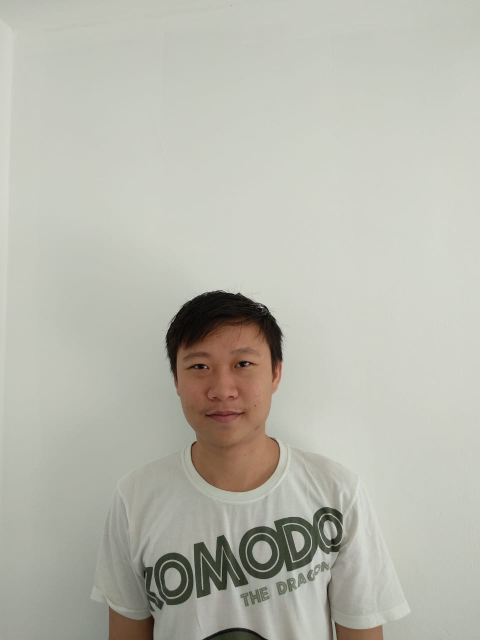
#> input picture notebooks/agus2.jpeg, 960 x 1280 px (shown at 1/2 size)
$ jupyter execute --allow-errors 'Haar like features.ipynb'
#> lines starting #> are read from the running program, lines starting #| are printed output that depends on the picture; after the words box and inside, x2 and y2 are one past the last pixel; in counts of white or black regions, pixels touching at a corner belong together
[cell 1]
from PIL import Image
import numpy as np
import os
from pylab import *

[cell 2]
image = array(Image.open('agus2.jpeg').resize((300, 400)))
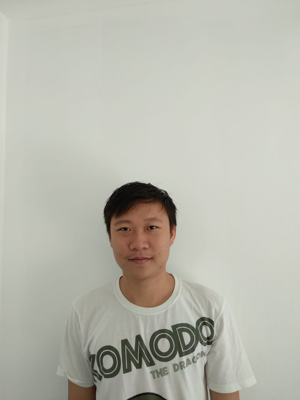
#> image: shape (400, 300, 3); mean R, G, B 184.3, 184.2, 173.8
Image.fromarray(image)

[cell 3]
image_new = image.copy()
for idx_row, row in enumerate(image):
    for idx_col, column in enumerate(row):
        image_new[idx_row][idx_col][0] = 0.299 * image[idx_row][idx_col][0] + 0.587 * image[idx_row][idx_col][1] + 0.114 * image[idx_row][idx_col][2]
        image_new[idx_row][idx_col][1] = 128 - 0.169 * image[idx_row][idx_col][0] - 0.331 * image[idx_row][idx_col][1] + 0.5 * image[idx_row][idx_col][2]
        image_new[idx_row][idx_col][2] = 128 + 0.5 * image[idx_row][idx_col][0] - 0.419 * image[idx_row][idx_col][1] - 0.081 * image[idx_row][idx_col][2]
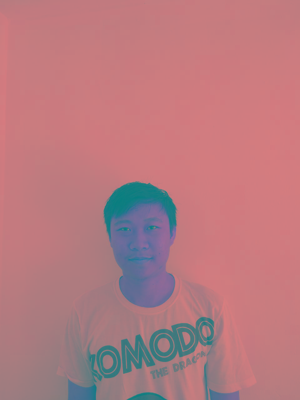
#> image_new: shape (400, 300, 3); mean R, G, B 182.6, 122.5, 128.5

[cell 4]
# ( Y > 50)and (Y < 175) and
#  ( Cb > 90)and (Cb < 120) and ……….. (4)
#  ( Cr > 140)and (Cr < 165) and
#  ( Cr > 𝐶b)and (Cr − Cb > 15)
def isSkinColor(pixel):
    return pixel[0] > 80 and pixel[1] > 85 and pixel[1] < 135 and pixel[2] > 135 and pixel[2] < 180
#     return pixel[0] > 50 and pixel[0] < 175 and pixel[1] > 90 and pixel[1] < 120 and pixel[2] > 140 and pixel[2] < 165 and pixel[2] > pixel[1] and pixel[2] - pixel[1] > 15

[cell 5]
Image.fromarray(image_new)

[cell 6]
image_face = image_new.copy()

[cell 7]
for idx_row, row in enumerate(image_face):
    for idx_col, col in enumerate(row):
        if isSkinColor(col):
            image_face[idx_row][idx_col] = 255
        else:
            image_face[idx_row][idx_col] = 0
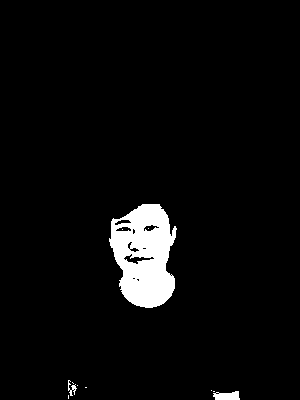
#> image_face: shape (400, 300, 3); 4.3% white; 11 white regions (8 under 20 px), largest, box (x1, y1, x2, y2) and area: (109, 204, 177, 308) 4873, (213, 391, 240, 400) 188, (68, 380, 77, 396) 60

[cell 8]
image = Image.fromarray(image_face).convert('L')

[cell 9]
image_arr = array(image)

[cell 10]
image_arr.shape
#> Out = (400, 300)

[cell 11]
Image.fromarray(image_arr)

[cell 12]
def flood_fill(image_arr, row_start, col_start):
    global min_x, min_y, max_x, max_y
    if (row_start < image_arr.shape[0] and col_start < image_arr.shape[1]):
        if (image_arr[row_start][col_start] == 255):
            if (row_start < min_y):
                min_y = row_start
            if (row_start > max_y):
                max_y = row_start
            if (col_start < min_x):
                min_x = col_start
            if (col_start > max_x):
                max_x = col_start

            image_arr[row_start][col_start] = 0
            flood_fill(image_arr, row_start + 1, col_start) # bottom
            flood_fill(image_arr, row_start - 1, col_start) # top
            flood_fill(image_arr, row_start, col_start + 1) # right
            flood_fill(image_arr, row_start, col_start - 1) # left
            flood_fill(image_arr, row_start - 1, col_start - 1) # upper left
            flood_fill(image_arr, row_start - 1, col_start + 1) # upper right
            flood_fill(image_arr, row_start + 1, col_start - 1) # bottom left
            flood_fill(image_arr, row_start + 1, col_start + 1) # bottom right

[cell 13]
candidate_face = []
#> (the rest of this cell did not finish here and is left out)

[cell 14]
Image.fromarray(image_face)

[cell 15]
def filter_with_ratio(candidate_face):
    result = []
    for min_col, max_col, min_row, max_row in candidate_face:
        width = max_col - min_col
        height = max_row - min_row
        if width != 0:
            ratio = height / width
            if (ratio >= 1.5 and ratio <= 2.8):
                result.append((min_col, max_col, min_row, max_row))

    return result

[cell 16]
ratio_filter_result = filter_with_ratio(candidate_face)

[cell 17]
for min_col, max_col, min_row, max_row in ratio_filter_result:
    x = [min_col, max_col, max_col, min_col, min_col]
    y = [min_row, min_row, max_row, max_row, min_row]
    imshow(image_face)
    plot(x, y, 'r*')
    plot(x, y)
    show()

[cell 18]
# [176 lines left out: functions sum_region, find_mouth, find_nose, find_left_eye, find_right_eye, find_left_eyelash and 1 more, not called in this run]

[cell 19]
Image.fromarray(image_face)

[cell 20]
ratio_filter_result

[cell 21]
for min_col, max_col, min_row, max_row in ratio_filter_result:
    image_face_new = Image.fromarray(image_face).crop((min_col, min_row, max_col, max_row)).convert('L').resize((75, 100))
    imshow(image_face_new)


    image_face_new_arr = array(image_face_new)

    # Mouth
    mouth_position = find_mouth(image_face_new_arr)
    mouth_left_position = mouth_position[0][0]
    mouth_top_position = mouth_position[0][1]
    mouth_right_position = mouth_position[1][0]
    mouth_bottom_position = mouth_position[1][1]

    x = [mouth_left_position, mouth_right_position, mouth_right_position, mouth_left_position, mouth_left_position]
    y = [mouth_top_position, mouth_top_position, mouth_bottom_position, mouth_bottom_position, mouth_top_position]

    plot(x, y, 'r*')
    plot(x, y)

    # Nose
    nose_position = find_nose(image_face_new_arr, mouth_top_position, mouth_left_position, mouth_right_position)
    nose_left_position = nose_position[0][0]
    nose_top_position = nose_position[0][1]
    nose_right_position = nose_position[1][0]
    nose_bottom_position = nose_position[1][1]

    x = [nose_left_position, nose_right_position, nose_right_position, nose_left_position, nose_left_position]
    y = [nose_top_position, nose_top_position, nose_bottom_position, nose_bottom_position, nose_top_position]

    plot(x, y, 'r*')
    plot(x, y)

    # Left Eye
    left_eye_position = find_left_eye(image_face_new_arr, nose_top_position, nose_left_position)
    left_eye_left_position = left_eye_position[0][0]
    left_eye_top_position = left_eye_position[0][1]
    left_eye_right_position = left_eye_position[1][0]
    left_eye_bottom_position = left_eye_position[1][1]

    x = [left_eye_left_position, left_eye_right_position, left_eye_right_position, left_eye_left_position, left_eye_left_position]
    y = [left_eye_top_position, left_eye_top_position, left_eye_bottom_position, left_eye_bottom_position, left_eye_top_position]

    plot(x, y, 'r*')
    plot(x, y)

    # Right Eye
    right_eye_position = find_right_eye(image_face_new_arr, left_eye_top_position, left_eye_bottom_position, left_eye_right_position)
    right_eye_left_position = right_eye_position[0][0]
    right_eye_top_position = right_eye_position[0][1]
    right_eye_right_position = right_eye_position[1][0]
    right_eye_bottom_position = right_eye_position[1][1]

    x = [right_eye_left_position, right_eye_right_position, right_eye_right_position, right_eye_left_position, right_eye_left_position]
    y = [right_eye_top_position, right_eye_top_position, right_eye_bottom_position, right_eye_bottom_position, right_eye_top_position]

    plot(x, y, 'r*')
    plot(x, y)

    if (right_eye_position[2] == 0 or left_eye_position[2] == 0 or nose_position[2] == 0 or mouth_position[2] == 0):
        print('Not a Face')
    else:
        print('A face')
    show()
